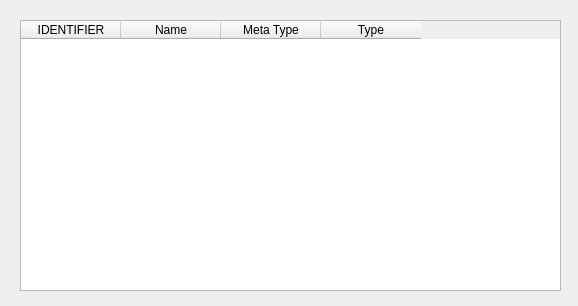
<?xml version="1.0" encoding="UTF-8"?>
<ui version="4.0">
 <class>SpecTypesOverviewDialog</class>
 <widget class="QDialog" name="SpecTypesOverviewDialog">
  <property name="geometry">
   <rect>
    <x>0</x>
    <y>0</y>
    <width>578</width>
    <height>306</height>
   </rect>
  </property>
  <property name="windowTitle">
   <string>Dialog</string>
  </property>
  <widget class="QWidget" name="verticalLayoutWidget">
   <property name="geometry">
    <rect>
     <x>20</x>
     <y>20</y>
     <width>541</width>
     <height>271</height>
    </rect>
   </property>
   <layout class="QVBoxLayout" name="verticalLayout">
    <property name="sizeConstraint">
     <enum>QLayout::SetNoConstraint</enum>
    </property>
    <item>
     <widget class="QTableWidget" name="tableSpecTypes">
      <column>
       <property name="text">
        <string>IDENTIFIER</string>
       </property>
      </column>
      <column>
       <property name="text">
        <string>Name</string>
       </property>
      </column>
      <column>
       <property name="text">
        <string>Meta Type</string>
       </property>
      </column>
      <column>
       <property name="text">
        <string>Type</string>
       </property>
      </column>
     </widget>
    </item>
   </layout>
  </widget>
 </widget>
 <resources/>
 <connections/>
</ui>
